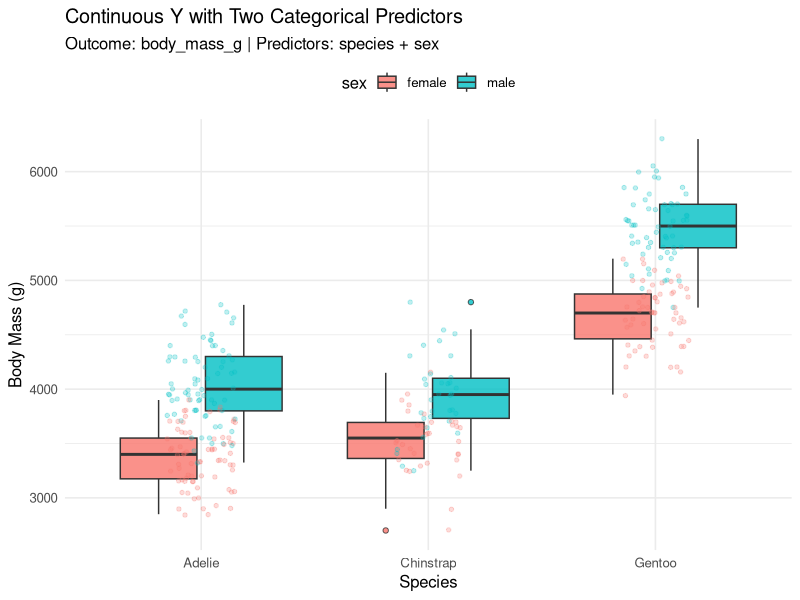
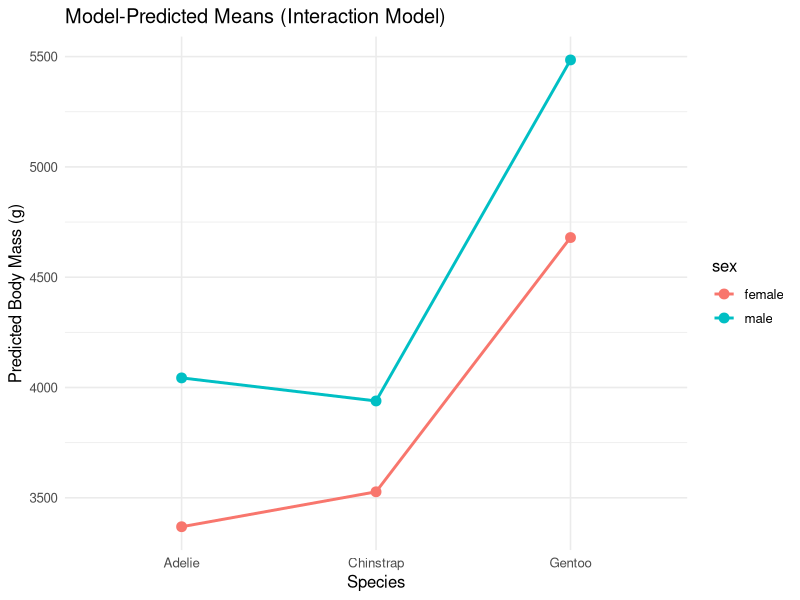

Here is the R script that generated these plots, in order:
# Day 6 - Multiple Regression Tutorial 2
# Continuous Y with two categorical X variables
# Model focus: body_mass_g ~ species + sex

# 1. Load libraries and data
library(tidyverse)
library(palmerpenguins)

penguins_cat <- penguins %>%
  select(body_mass_g, species, sex) %>%
  drop_na() %>%
  mutate(
    species = factor(species),
    sex = factor(sex)
  )

cat("Rows used:", nrow(penguins_cat), "\n")
cat("Reference level for species:", levels(penguins_cat$species)[1], "\n")
cat("Reference level for sex:", levels(penguins_cat$sex)[1], "\n\n")

# 2. Fit additive model
# Interpretation:
#   - species terms = differences from reference species (holding sex constant)
#   - sexmale term = male-female difference (holding species constant)
model_add <- lm(body_mass_g ~ species + sex, data = penguins_cat)
summary(model_add)

cat("\nANOVA table for additive model:\n")
print(anova(model_add))

# 3. Interaction model: does the sex gap differ by species?
model_interaction <- lm(body_mass_g ~ species * sex, data = penguins_cat)
summary(model_interaction)

cat("\nNested comparison (is interaction needed?):\n")
print(anova(model_add, model_interaction))

# 4. Predicted cell means (all species x sex combinations)
new_grid <- expand_grid(
  species = levels(penguins_cat$species),
  sex = levels(penguins_cat$sex)
)

new_grid$pred_mass_g <- predict(model_interaction, newdata = new_grid)

cat("\nPredicted means from interaction model:\n")
print(new_grid)

# 5. Observed means for cross-check
obs_means <- penguins_cat %>%
  summarize(mean_mass_g = mean(body_mass_g), .by = c(species, sex))

cat("\nObserved group means:\n")
print(obs_means)

# 6. Visuals
ggplot(penguins_cat, aes(x = species, y = body_mass_g, fill = sex)) +
  geom_boxplot(alpha = 0.8, outlier.shape = 21) +
  geom_jitter(
    aes(color = sex),
    width = 0.15,
    alpha = 0.25,
    size = 1.2,
    show.legend = FALSE
  ) +
  labs(
    title = "Continuous Y with Two Categorical Predictors",
    subtitle = "Outcome: body_mass_g | Predictors: species + sex",
    x = "Species",
    y = "Body Mass (g)"
  ) +
  theme_minimal(base_size = 12) +
  theme(legend.position = "top")

ggplot(new_grid, aes(x = species, y = pred_mass_g, group = sex, color = sex)) +
  geom_point(size = 3) +
  geom_line(linewidth = 1) +
  labs(
    title = "Model-Predicted Means (Interaction Model)",
    x = "Species",
    y = "Predicted Body Mass (g)"
  ) +
  theme_minimal(base_size = 12)

# Build that intuition muscle ---------------------------------------------

model_cat <- lm(body_mass_g ~ species, data = penguins_cat)
summary(model_cat)

# R cannot do arithmetic on the word "Adelie". So it converts species
# into dummy variables — one column per category, filled with 0s and 1s.

# species       | is_Chinstrap | is_Gentoo
# --------------+--------------+----------
# Adelie        |      0       |     0
# Chinstrap     |      1       |     0
# Gentoo        |      0       |     1

penguins_cat$res_lm <- residuals(model_cat)

df <- penguins %>%
  select(body_mass_g, species, sex) %>% 
  drop_na() %>% 
  group_by(species) %>%
  mutate(res_manual = body_mass_g - mean(body_mass_g, na.rm = TRUE)) %>%
  ungroup()
